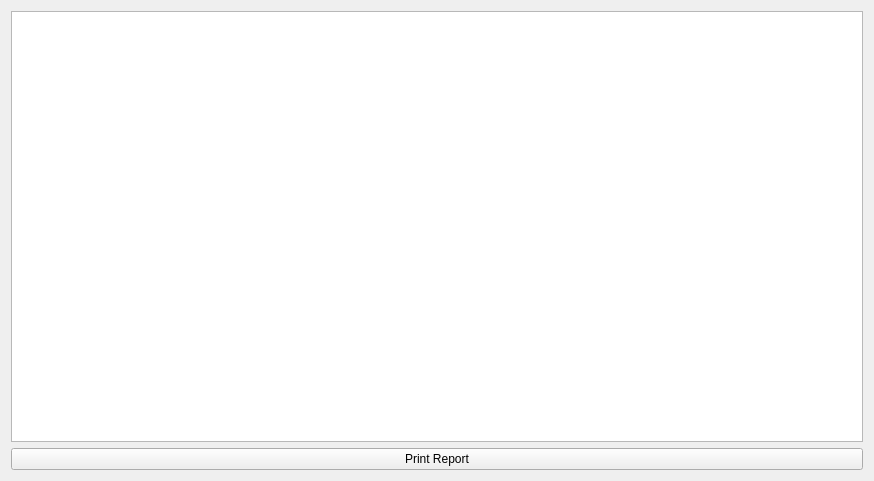
<?xml version="1.0" encoding="UTF-8"?>
<ui version="4.0">
 <class>Form</class>
 <widget class="QWidget" name="Form">
  <property name="geometry">
   <rect>
    <x>0</x>
    <y>0</y>
    <width>874</width>
    <height>481</height>
   </rect>
  </property>
  <property name="windowTitle">
   <string>Form</string>
  </property>
  <layout class="QHBoxLayout" name="horizontalLayout">
   <item>
    <widget class="QSplitter" name="splitter">
     <property name="orientation">
      <enum>Qt::Horizontal</enum>
     </property>
     <property name="opaqueResize">
      <bool>false</bool>
     </property>
     <widget class="QWidget" name="verticalLayoutWidget">
      <layout class="QVBoxLayout" name="verticalLayout">
       <item>
        <widget class="QTreeWidget" name="tree_widget">
         <property name="editTriggers">
          <set>QAbstractItemView::NoEditTriggers</set>
         </property>
         <property name="columnCount">
          <number>0</number>
         </property>
        </widget>
       </item>
       <item>
        <widget class="QPushButton" name="print_report_button">
         <property name="text">
          <string>Print Report</string>
         </property>
        </widget>
       </item>
      </layout>
     </widget>
    </widget>
   </item>
  </layout>
 </widget>
 <resources/>
 <connections/>
</ui>
